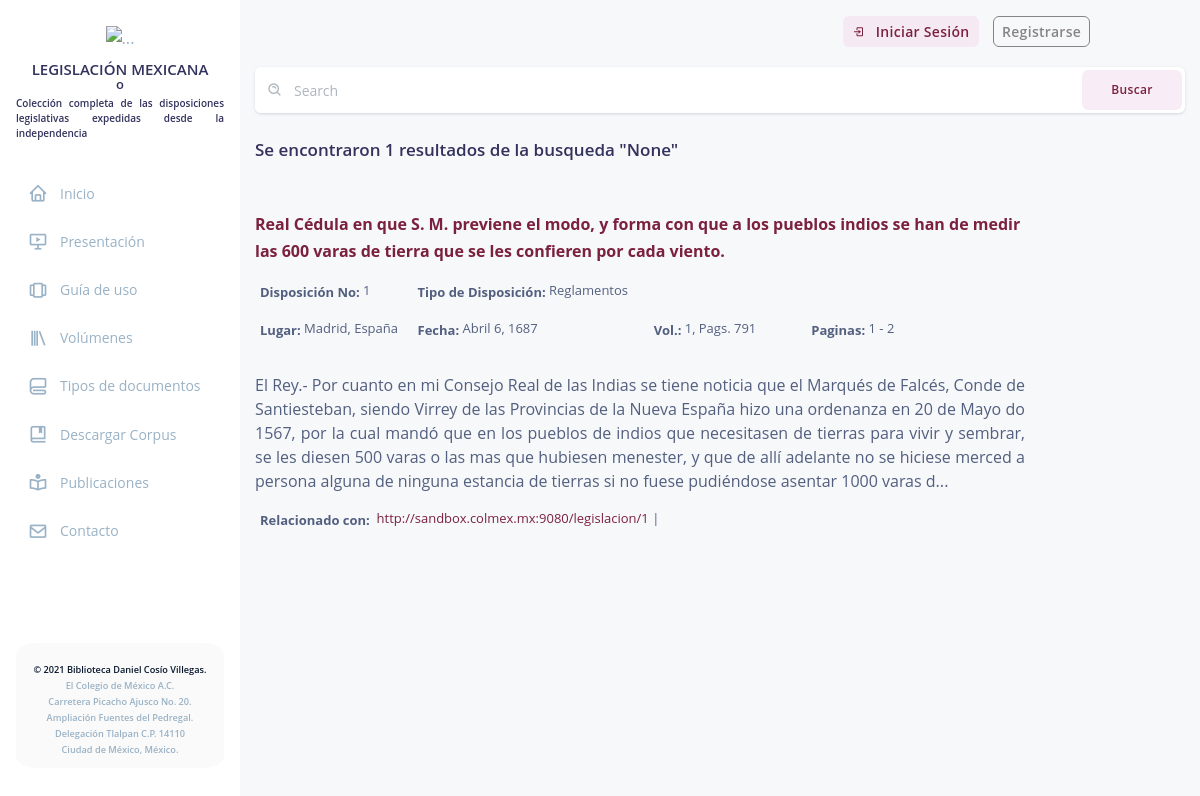
The app's page /search/ with its own data.
### Modules/Registro/models.py (models this page shows, shortened)
class Registro(models.Model):
    idRegistro = models.AutoField(primary_key=True)
    titulo = models.CharField(max_length=200)
    fecha = models.DateField()
    volumen = ForeignKey(Volumen, null=False, blank=False, on_delete=CASCADE)
    pagina_inicio = models.IntegerField()
    pagina_final = models.IntegerField()
    transcripcion = models.TextField()
    lugar = models.CharField(max_length=200)
    tipo_documento = ForeignKey(TipoDocumento, null=False, blank= False, on_delete=models.CASCADE)
    perfil = ForeignKey(Perfil, related_name='%(class)s_requests_created', null=False, blank=False, on_delete=models.CASCADE)
    modificado = ForeignKey(Perfil, related_name='%(class)s_requests_modified', null=False, blank=False, on_delete=models.CASCADE)
    modificado_fecha = models.DateField(auto_now=True)
    relacionado = models.TextField(blank=True)

class TipoDocumento(models.Model):
    idTipoDoc = models.AutoField(primary_key=True)
    tipo = models.CharField(max_length=200)
    fecha_alta = models.DateField(auto_now_add=True)
    fecha_baja = models.DateField()
    activo = models.IntegerField(default=1)
    def __str__(self):
        txt = "{0}"
        return txt.format(self.tipo)

class Volumen(models.Model):
    idVolumen = models.AutoField(primary_key = True)
    volumen = models.IntegerField()
    paginas = models.IntegerField()
    fecha_alta = models.DateField(auto_now=True)
    descripcion = models.TextField()
    def __str__(self):
        text = "{}, Pags. {}"
        return text.format(self.volumen, self.paginas)

### Modules/Public/views.py (the view, shortened to what this page needs)
# urls.py: path('search/', SearchResultsView.as_view(), name = 'search'),
class SearchResultsView(ListView):
    template_name = 'public/search_results.html'
    def get_queryset(self):
        q_filter = Q()
        object_list = Registro.objects.none()
        query = self.request.GET.get('query')
        if(query != ''):
            object_list = Registro.objects.filter(
                q_filter
            )
            print(q_filter)
        return object_list
    def get_context_data(self, **kwargs):
        context = super(SearchResultsView, self).get_context_data(**kwargs)
        context['query'] = self.request.GET.get('query')
        return context

### Modules/Registro/templatetags/filter.py (called while the page is built)
@register.filter(name='split')
def split(value,key):
    return value.split(key)

### legmex/templates/public/search_results.html (shortened to what this page needs)
{% extends "base.html" %}
{% load static %}
{% load filter %}
{% block content %}
    <form role="form" class="" action = '/search' method = 'GET'>
        <div class="form-group">
            <div class="input-group-alternative mb-4 input-group" style="background: white;">
                <div class="input-group-prepend">
                    <span class="input-group-text">
                        <i class="bx bx-search-alt"></i>
                    </span>
                </div>
                <input placeholder="Search" autocomplete="off" name="query" type="text"
                    class="form-control-alternative form-control" value="" spellcheck="false"
                    data-ms-editor="true">
                <button type="submit" class="btn btn-light-primary btn-sm btn-search btn btn-secondary">Buscar</button>
            </div>
        </div>
    </form>
    <div>
        <h3>Se encontraron {{object_list.count}} resultados de la busqueda {{tipo}} "{{query}}"</h3>
    </div>
    {% for object in object_list %}
        <div id="results" class="mt-5">
            <div class="row">
                <a class="col-10" href='/legislacion/{{object.idRegistro}}' ><p> {{object.titulo}} </p></a>
            </div>
            <div class="row metadata">
                <div class="col-2 metadata-col">
                    <p class="label">Disposición No:</p>&nbsp;{{object.idRegistro}}
                </div>
                <div class="col-4 metadata-col">
                    <p class="label">Tipo de Disposición:</p>&nbsp;{{object.tipo_documento}}
                </div>
            </div>
            <div class="row metadata">
                <div class="col-2 metadata-col">
                    <p class="label">Lugar:</p>&nbsp;{{object.lugar}}
                </div>
                <div class="col-3 metadata-col">
                    <p class="label">Fecha:</p>&nbsp;{{object.fecha}}
                </div>
                <div class="col-2 metadata-col">
                    <p class="label">Vol.:</p>&nbsp;{{object.volumen}}
                </div>
                <div class="col-2 metadata-col">
                    <p class="label">Paginas:</p>&nbsp;{{object.pagina_inicio}} - {{object.pagina_final}}
                </div>
            </div>
            <div class="row mt-3">
                <div class="col-10 text-justify">
                    {{object.transcripcion|slice:"0:500"}}...
                </div>
            </div>
            {% with object.relacionado|split:";" as urls %}
            <div class="row mt-3 metadata">
                <div class="col-10 metadata-col">
                    <p class="label">Relacionado con:</p>&nbsp;
                    {% for url in urls %}
                        {% if url != "" %}
                            <a href="{{url}}">{{url}}</a>&nbsp;|&nbsp;
                        {% endif %}
                    {% endfor %}
                </div>
            </div>
            {% endwith %}
        </div>
    {% endfor %}
{% endblock  %}

### legmex/static/css/public.css (style rules this page uses)
body { background: rgb(247, 248, 250); }
#results p { font-weight: bold; }
#results .label { float: left; }
#results .metadata, #results .label { font-size: small; }
#results .metadata { margin-left: 0px; }
#results .metadata-col, #datos .metadata-col { padding-left: 5px; padding-right: 5px; }
a { color: var(--first-color) }

### records on screen
Registro: titulo "Real Cédula en que S. M. previene el modo, y forma con que a los pueblos indios se han de medir las 600 varas de tierra que se les confieren por cada viento.", idRegistro "1", tipo_documento "Reglamentos", lugar "Madrid, España", fecha "Abril 6, 1687", volumen "1, Pags. 791", pagina_inicio "1", pagina_final "2", transcripcion "El Rey.- Por cuanto en mi Consejo Real de las Indias se tiene noticia que el Marqués de Falcés, Conde de Santiesteban, siendo Virrey de las Provincias de la Nueva España hizo una ordenanza en 20 de Mayo do 1567, por la cual mandó que en los pueblos de indios que necesitasen de tierras para vivir y sembrar, se les diesen 500 varas o las mas que hubiesen menester, y que de allí adelante no se hiciese merced a persona alguna de ninguna estancia de tierras si no fuese pudiéndose asentar 1000 varas d", urls "http://sandbox.colmex.mx:9080/legislacion/1"

### other values on screen
{{ object_list.count }} "1"
{{ query }} "None"
